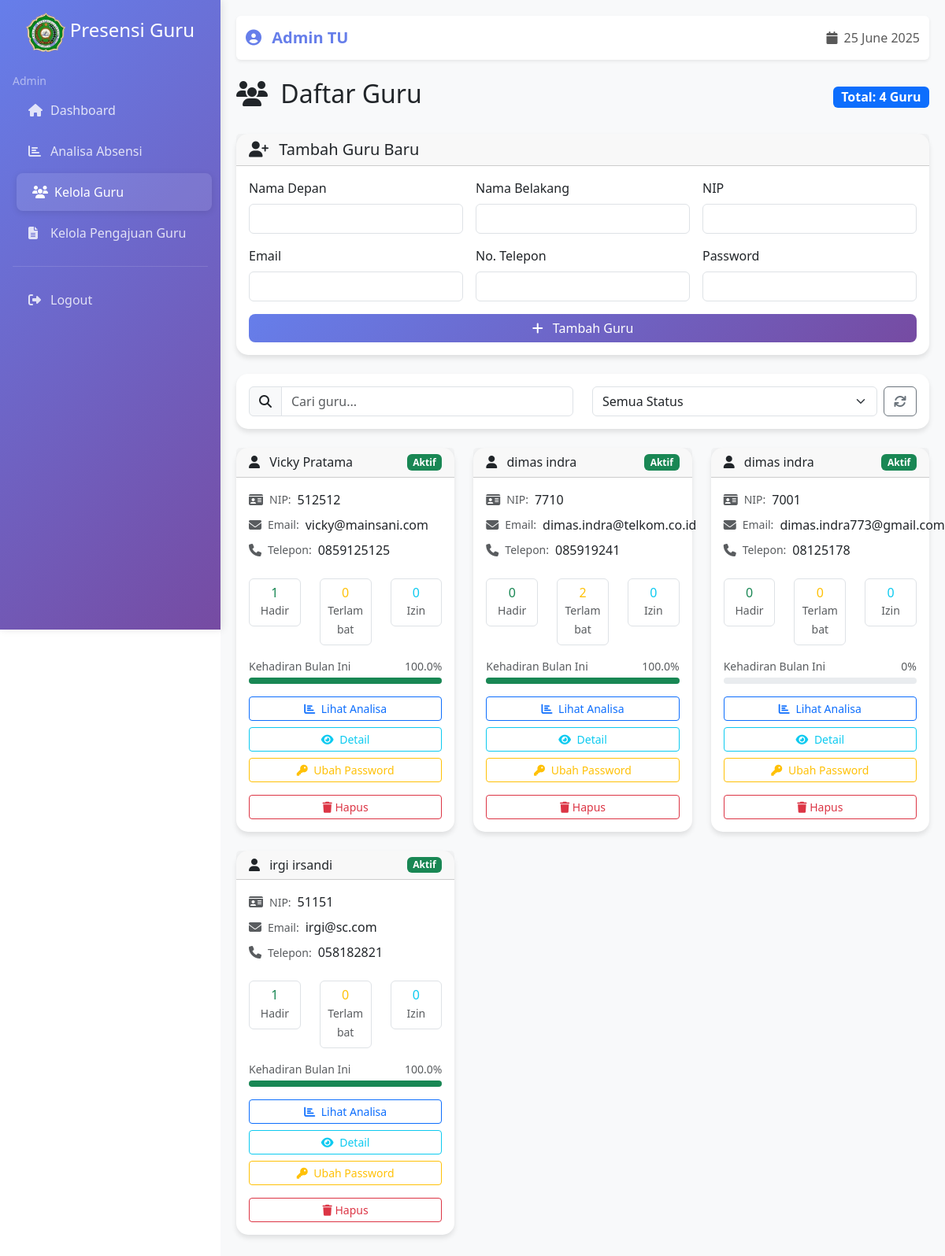
Page /daftar-guru/ (signed in) on the earlier database version.
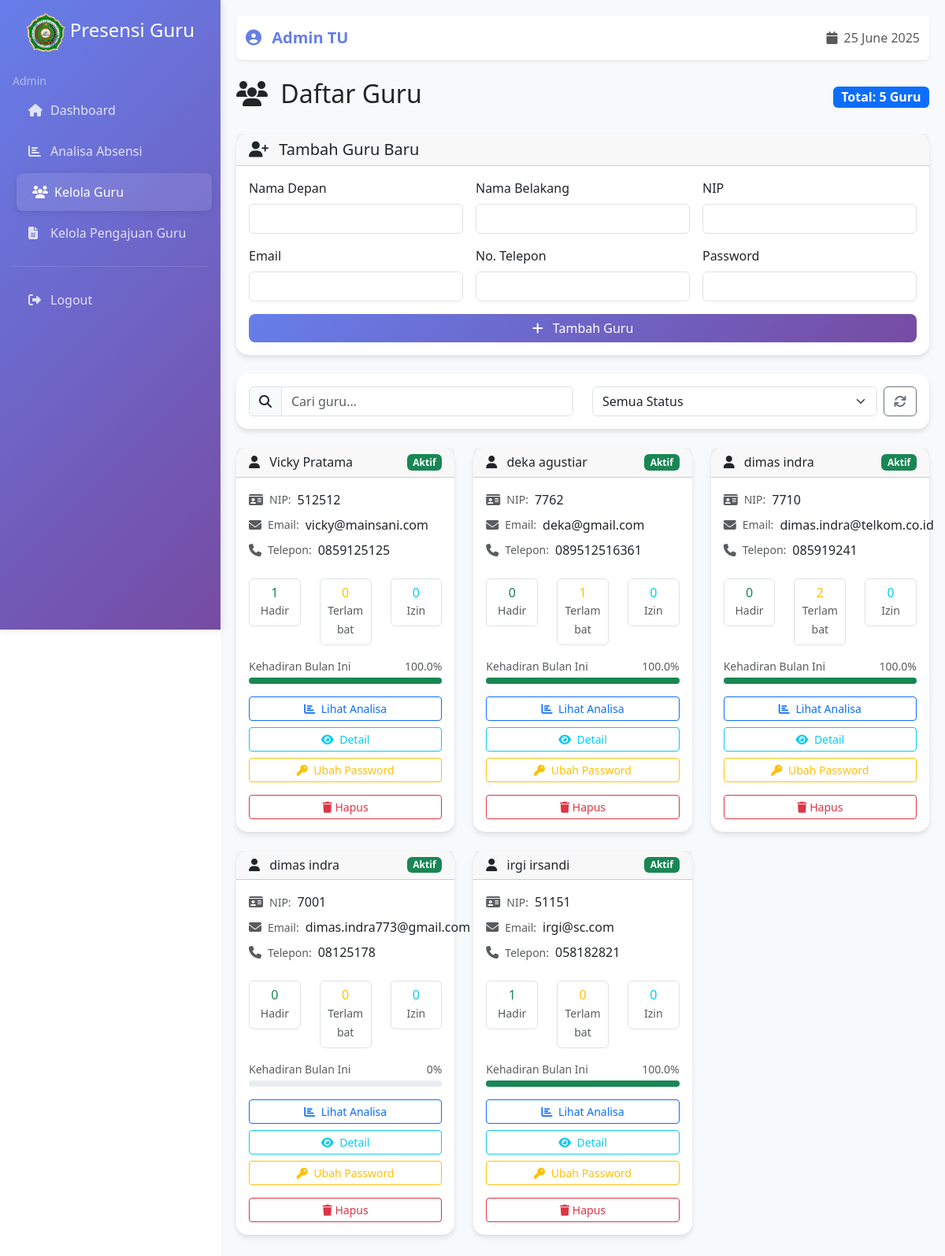
Same page on the later database version.
### presensi/models.py (models this page shows, shortened)
class AbstractUser(models.Model):
    ROLE_CHOICES = [
        ('admin', 'Admin'),
        ('guru', 'Guru'),
    ]
    user = models.OneToOneField(User, on_delete=models.CASCADE, related_name='abstract_user')
    first_name = models.CharField(max_length=100)
    last_name = models.CharField(max_length=100)
    role = models.CharField(max_length=20, choices=ROLE_CHOICES, default='guru')
    nip = models.CharField(max_length=20, unique=True, null=True, blank=True)
    phone = models.CharField(max_length=15, null=True, blank=True)
    @property
    def full_name(self):
        return f"{self.first_name} {self.last_name}"

### presensi/views.py (the view, shortened to what this page needs)
# urls.py: path('daftar-guru/', views.daftar_guru, name='daftar_guru'),
@login_required
def daftar_guru(request):
    if request.user.abstract_user.role != 'admin':
        messages.error(request, 'Akses ditolak')
        return redirect('home')
    teachers = AbstractUser.objects.filter(role='guru').order_by('first_name')
    current_month = timezone.localtime(timezone.now()).month
    current_year = timezone.localtime(timezone.now()).year
    for teacher in teachers:
        monthly_presensi = Presensi.objects.filter(
            user=teacher,
            tanggal__month=current_month,
            tanggal__year=current_year
        )
        teacher.hadir_bulan_ini = monthly_presensi.filter(status='hadir').count()
        teacher.terlambat_bulan_ini = monthly_presensi.filter(status='terlambat').count()
        teacher.izin_bulan_ini = monthly_presensi.filter(status='izin').count()
        total_days = monthly_presensi.count()
        hadir_total = teacher.hadir_bulan_ini + teacher.terlambat_bulan_ini
        teacher.attendance_rate = round((hadir_total / max(total_days, 1)) * 100, 1)
    context = {
        'teachers': teachers
    }
    return render(request, 'templates/daftar_guru.html', context)

### presensi/context_processors.py (called while the page is built)
def global_context(request):
    return {
        'today': timezone.now().date(),
    }

### web/templates/daftar_guru.html (shortened to what the changed rows need)
{% extends 'base.html' %}
{% block content %}
<div class="row">
    <div class="col-12">
        <div class="d-flex justify-content-between align-items-center mb-4">
            <h2>
                <i class="fas fa-users me-2"></i>
                Daftar Guru
            </h2>
            <div>
                <span class="badge bg-primary fs-6">
                    Total: {{ teachers.count }} Guru
                </span>
            </div>
        </div>
    </div>
</div>
<div class="row">
    {% for teacher in teachers %}
    <div class="col-md-6 col-lg-4 mb-4 teacher-card">
        <div class="card h-100">
            <div class="card-header">
                <div class="d-flex justify-content-between align-items-center">
                    <h6 class="mb-0">
                        <i class="fas fa-user me-2"></i>
                        {{ teacher.full_name }}
                    </h6>
                    <span class="badge bg-success">Aktif</span>
                </div>
            </div>
            <div class="card-body">
                <div class="row mb-3">
                    <div class="col-12">
                        <div class="d-flex align-items-center mb-2">
                            <i class="fas fa-id-card text-muted me-2"></i>
                            <small class="text-muted">NIP:</small>
                            <span class="ms-2">{{ teacher.nip|default:"-" }}</span>
                        </div>
                        <div class="d-flex align-items-center mb-2">
                            <i class="fas fa-envelope text-muted me-2"></i>
                            <small class="text-muted">Email:</small>
                            <span class="ms-2">{{ teacher.user.email|default:"-" }}</span>
                        </div>
                        <div class="d-flex align-items-center mb-2">
                            <i class="fas fa-phone text-muted me-2"></i>
                            <small class="text-muted">Telepon:</small>
                            <span class="ms-2">{{ teacher.phone|default:"-" }}</span>
                        </div>
                    </div>
                </div>
                <div class="row text-center mb-3">
                    <div class="col-4">
                        <div class="border rounded p-2">
                            <h6 class="text-success mb-0">{{ teacher.hadir_bulan_ini|default:0 }}</h6>
                            <small class="text-muted">Hadir</small>
                        </div>
                    </div>
                    <div class="col-4">
                        <div class="border rounded p-2">
                            <h6 class="text-warning mb-0">{{ teacher.terlambat_bulan_ini|default:0 }}</h6>
                            <small class="text-muted">Terlambat</small>
                        </div>
                    </div>
                    <div class="col-4">
                        <div class="border rounded p-2">
                            <h6 class="text-info mb-0">{{ teacher.izin_bulan_ini|default:0 }}</h6>
                            <small class="text-muted">Izin</small>
                        </div>
                    </div>
                </div>
                <div class="mb-3">
                    <div class="d-flex justify-content-between align-items-center mb-1">
                        <small class="text-muted">Kehadiran Bulan Ini</small>
                        <small class="text-muted">{{ teacher.attendance_rate|default:0 }}%</small>
                    </div>
                    <div class="progress" style="height: 8px;">
                        <div class="progress-bar bg-success"
                             role="progressbar"
                             style="width: {{ teacher.attendance_rate|default:0 }}%"
                             aria-valuenow="{{ teacher.attendance_rate|default:0 }}"
                             aria-valuemin="0"
                             aria-valuemax="100">
                        </div>
                    </div>
                </div>
                <div class="d-grid gap-2">
                    <a href="{% url 'analisa_absensi' %}?teacher={{ teacher.id }}"
                       class="btn btn-outline-primary btn-sm">
                        <i class="fas fa-chart-bar me-1"></i>
                        Lihat Analisa
                    </a>
                    <button class="btn btn-outline-info btn-sm"
                            onclick="showTeacherDetails({{ teacher.id }})">
                        <i class="fas fa-eye me-1"></i>
                        Detail
                    </button>
                    <button class="btn btn-outline-warning btn-sm" onclick="showPasswordModal({{ teacher.id }}, '{{ teacher.full_name }}')">
                        <i class="fas fa-key me-1"></i> Ubah Password
                    </button>
                    <form method="post" style="display:inline;" onsubmit="return confirm('Yakin hapus guru ini?')">
                        <button type="submit" class="btn btn-outline-danger btn-sm w-100 mt-2">
                            <i class="fas fa-trash"></i> Hapus
                        </button>
                    </form>
                </div>
            </div>
        </div>
    </div>
    {% endfor %}
</div>
{% endblock %}

Differences in the rows shown:
added AbstractUser: full_name "deka agustiar", nip "7762", user.email "deka@gmail.com", phone "089512516361", hadir_bulan_ini "0", terlambat_bulan_ini "1", izin_bulan_ini "0", attendance_rate "100.0"
Other differences:
{{ teachers.count }}: "4" → "5"
